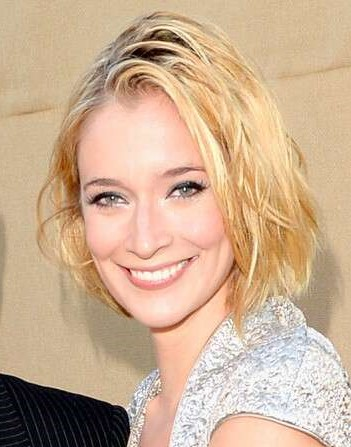
#> input picture img1.jpg, 351 x 447 px, found by its file name
$ python face_detection.py
#> lines starting #> are read from the running program, lines starting #| are printed output that depends on the picture
import cv2
import numpy as np
import matplotlib.pyplot as plt

# Read Image
img = cv2.imread('img1.jpg')
#> img is the input picture: shape (447, 351, 3); mean B, G, R 148, 175.9, 205.2
if img is None:
    print("Can not file img1.jpg")
    exit()

# show img information
print("Image size:", img.shape)
#| Image size: (447, 351, 3)
print("Data type:", img.dtype)
#| Data type: uint8

# Convert to RGB to show actual color in matplotlib
img_rgb = cv2.cvtColor(img, cv2.COLOR_BGR2RGB)

# Convert to gray scale
gray = cv2.cvtColor(img, cv2.COLOR_BGR2GRAY)
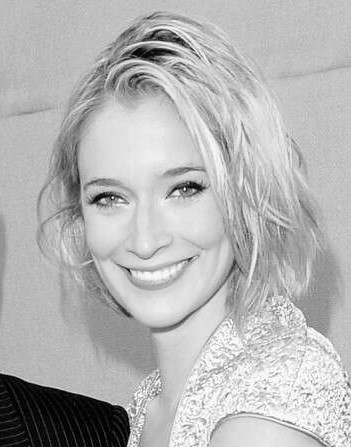
#> gray: shape (447, 351); min 0, max 255, mean 181.5

# Show original image and grayscale image
plt.figure(figsize=(10,4))
plt.subplot(1,2,1)
plt.imshow(img_rgb)
plt.title("Original")
plt.subplot(1,2,2)
plt.imshow(gray, cmap='gray')
plt.title("Grayscale")
plt.show()
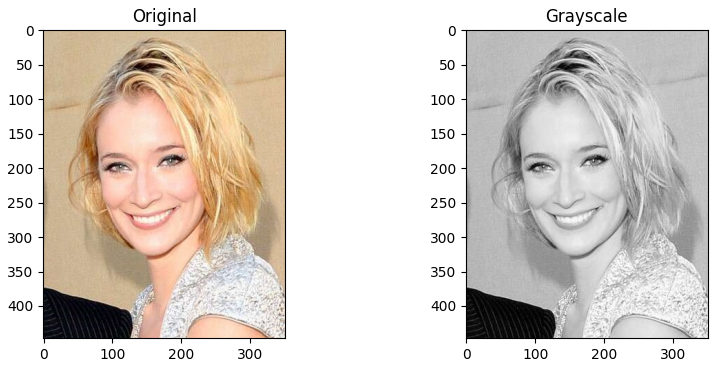
#> figure drawn by matplotlib, 2 panels

# Resize and blur photo
resized = cv2.resize(img, (200, 200))
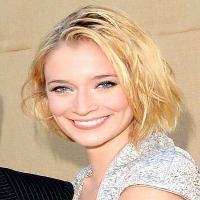
#> resized: shape (200, 200, 3); mean B, G, R 147.9, 175.7, 205
blurred = cv2.GaussianBlur(img, (11, 11), 0)
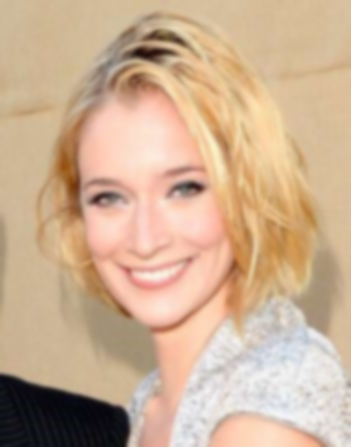
#> blurred: shape (447, 351, 3); mean B, G, R 148, 175.9, 205.2
output1 = cv2.imwrite("output_resized.jpg", resized)
output2 = cv2.imwrite("output_blurred.jpg", blurred)

if output1 and output2:
    print("Saved resized and blurred.")

$ run again, with img2.jpg copied over img1.jpg
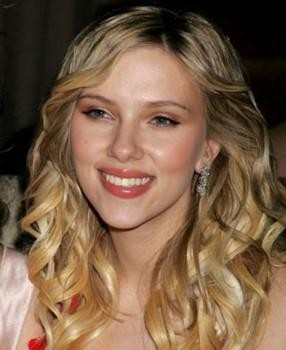
#> input picture img2.jpg, 286 x 350 px, found by its file name
#> img is the input picture: shape (350, 286, 3); mean B, G, R 70.5, 94.2, 122.1
#| Image size: (350, 286, 3)
#| Data type: uint8
#> `resized = cv2.resize(img, (200, 200))`:
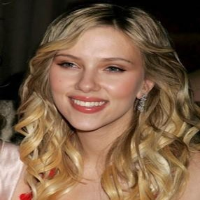
#> resized: shape (200, 200, 3); mean B, G, R 70.4, 94.1, 122
#> `blurred = cv2.GaussianBlur(img, (11, 11), 0)`:
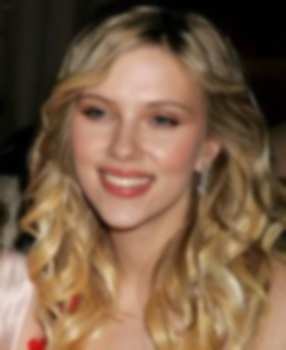
#> blurred: shape (350, 286, 3); mean B, G, R 70.5, 94.2, 122.1
